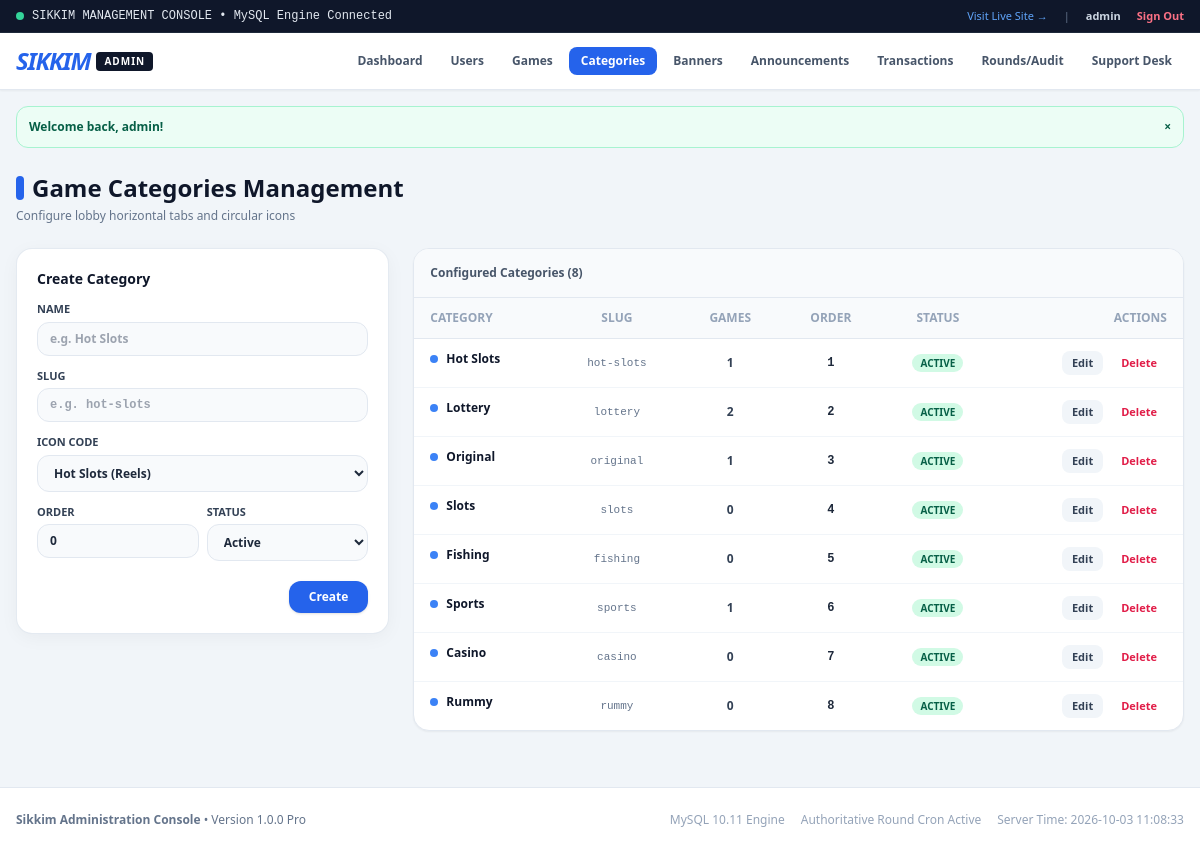
Screenshot of /admin/categories.php (signed in) with the database file from the repository.
### tables this page shows
CREATE TABLE `users` (
  `id` INT AUTO_INCREMENT PRIMARY KEY,
  `username` VARCHAR(50) NOT NULL UNIQUE,
  `phone` VARCHAR(20) NOT NULL UNIQUE,
  `email` VARCHAR(100) DEFAULT NULL,
  `password_hash` VARCHAR(255) NOT NULL,
  `role` ENUM('user', 'admin') NOT NULL DEFAULT 'user',
  `status` ENUM('active', 'suspended') NOT NULL DEFAULT 'active',
  `avatar` VARCHAR(255) DEFAULT '/assets/images/avatar-default.png',
  `created_at` TIMESTAMP DEFAULT CURRENT_TIMESTAMP,
  `updated_at` TIMESTAMP DEFAULT CURRENT_TIMESTAMP ON UPDATE CURRENT_TIMESTAMP,
  INDEX `idx_users_phone` (`phone`),
  INDEX `idx_users_username` (`username`),
  INDEX `idx_users_role` (`role`)
);

CREATE TABLE `categories` (
  `id` INT AUTO_INCREMENT PRIMARY KEY,
  `name` VARCHAR(50) NOT NULL,
  `slug` VARCHAR(50) NOT NULL UNIQUE,
  `icon` VARCHAR(255) NOT NULL,
  `display_order` INT NOT NULL DEFAULT 0,
  `status` ENUM('active', 'inactive') NOT NULL DEFAULT 'active',
  `created_at` TIMESTAMP DEFAULT CURRENT_TIMESTAMP,
  INDEX `idx_cat_order` (`display_order`),
  INDEX `idx_cat_status` (`status`)
);

### includes/auth.php (called while the page is built, shortened)
<?php
function isLoggedIn(): bool {
    return isset($_SESSION['user_id']) && !empty($_SESSION['user_id']);
}
function getCurrentUserId(): ?int {
    return $_SESSION['user_id'] ?? null;
}
function getCurrentUser(): ?array {
    $uid = getCurrentUserId();
    $pdo = getDB();
    $stmt = $pdo->prepare("
        SELECT u.id, u.username, u.phone, u.email, u.role, u.status, u.avatar, u.created_at,
               COALESCE(w.balance, 0.00) as balance,
               COALESCE(w.bonus_balance, 0.00) as bonus_balance,
               COALESCE(w.total_deposited, 0.00) as total_deposited,
               COALESCE(w.total_withdrawn, 0.00) as total_withdrawn
        FROM `users` u
        LEFT JOIN `wallets` w ON u.id = w.user_id
        WHERE u.id = :id AND u.status = 'active'
        LIMIT 1
    ");
    $stmt->execute([':id' => $uid]);
    $user = $stmt->fetch();
    return $user ?: null;
}
function requireAdmin(): array {
    $user = getCurrentUser();
    return $user;
}
function e(?string $string): string {
    return htmlspecialchars($string ?? '', ENT_QUOTES, 'UTF-8');
}
function getFlash(): ?array {
    if (isset($_SESSION['flash'])) {
        $flash = $_SESSION['flash'];
        return $flash;
    }
    return null;
}

### admin/categories.php (the view, shortened to what this page needs)
<?php
require_once __DIR__ . '/includes/admin_header.php';
$pdo = getDB();
$editCat = null;
$categories = $pdo->query("
    SELECT c.*, (SELECT COUNT(*) FROM `games` WHERE `category_id` = c.id) as game_count
    FROM `categories` c
    ORDER BY c.display_order ASC, c.id ASC
")->fetchAll();
?>
<div class="w-full mb-6">
    <h1 class="text-xl sm:text-2xl font-black text-slate-900 flex items-center gap-2">
        <span class="w-2 h-6 bg-blue-600 rounded-full inline-block"></span>
        Game Categories Management
    </h1>
    <p class="text-xs text-slate-500 mt-1">Configure lobby horizontal tabs and circular icons</p>
</div>
<div class="grid grid-cols-1 lg:grid-cols-3 gap-6 mb-8">
    <div class="card-premium p-5 self-start">
        <h3 class="font-black text-slate-900 text-sm mb-3">
            <?= $editCat ? 'Edit Category' : 'Create Category' ?>
        </h3>
        <form method="POST" action="/admin/categories.php" class="space-y-3">
            <div>
                <label class="block text-[11px] font-bold text-slate-700 uppercase mb-1">Name</label>
                <input type="text" name="name" value="<?= e($editCat['name'] ?? '') ?>" required placeholder="e.g. Hot Slots" class="w-full px-3 py-2 bg-slate-50 border border-slate-200 rounded-xl text-xs font-semibold focus:ring-2 focus:ring-blue-500">
            </div>
            <div>
                <label class="block text-[11px] font-bold text-slate-700 uppercase mb-1">Slug</label>
                <input type="text" name="slug" value="<?= e($editCat['slug'] ?? '') ?>" required placeholder="e.g. hot-slots" class="w-full px-3 py-2 bg-slate-50 border border-slate-200 rounded-xl text-xs font-mono font-semibold focus:ring-2 focus:ring-blue-500">
            </div>
            <div>
                <label class="block text-[11px] font-bold text-slate-700 uppercase mb-1">Icon Code</label>
                <select name="icon" class="w-full px-3 py-2 bg-slate-50 border border-slate-200 rounded-xl text-xs font-bold focus:ring-2 focus:ring-blue-500">
                    <option value="hot-slots" <?= ($editCat && $editCat['icon'] === 'hot-slots') ? 'selected' : '' ?>>Hot Slots (Reels)</option>
                </select>
            </div>
            <div class="grid grid-cols-2 gap-2">
                <div>
                    <label class="block text-[11px] font-bold text-slate-700 uppercase mb-1">Order</label>
                    <input type="number" name="display_order" value="<?= (int)($editCat['display_order'] ?? 0) ?>" class="w-full px-3 py-2 bg-slate-50 border border-slate-200 rounded-xl text-xs font-bold">
                </div>
                <div>
                    <label class="block text-[11px] font-bold text-slate-700 uppercase mb-1">Status</label>
                    <select name="status" class="w-full px-3 py-2 bg-slate-50 border border-slate-200 rounded-xl text-xs font-bold">
                        <option value="active" <?= ($editCat && $editCat['status'] === 'active') ? 'selected' : '' ?>>Active</option>
                    </select>
                </div>
            </div>
            <div class="pt-2 flex items-center justify-end gap-2">
                <button type="submit" class="px-5 py-2 bg-blue-600 hover:bg-blue-700 text-white rounded-xl text-xs font-bold shadow">
                    <?= $editCat ? 'Update' : 'Create' ?>
                </button>
            </div>
        </form>
    </div>
    <div class="lg:col-span-2 bg-white rounded-2xl border border-slate-200 shadow-sm overflow-hidden">
        <div class="p-4 bg-slate-50 border-b border-slate-200 font-bold text-xs text-slate-600">
            Configured Categories (<?= count($categories) ?>)
        </div>
        <?php if (!empty($categories)): ?>
            <div class="overflow-x-auto no-scrollbar">
                <table class="w-full text-left text-xs">
                    <thead>
                        <tr class="border-b border-slate-200 text-slate-400 uppercase font-bold bg-slate-50">
                            <th class="py-3 px-4">Category</th>
                            <th class="py-3 px-4 text-center">Slug</th>
                            <th class="py-3 px-4 text-center">Games</th>
                            <th class="py-3 px-4 text-center">Order</th>
                            <th class="py-3 px-4 text-center">Status</th>
                            <th class="py-3 px-4 text-right">Actions</th>
                        </tr>
                    </thead>
                    <tbody class="divide-y divide-slate-100">
                        <?php foreach ($categories as $cat): ?>
                            <tr class="hover:bg-slate-50 transition">
                                <td class="py-3 px-4 font-bold text-slate-900 flex items-center gap-2">
                                    <span class="w-2 h-2 rounded-full bg-blue-500"></span>
                                    <span><?= e($cat['name']) ?></span>
                                </td>
                                <td class="py-3 px-4 text-center font-mono text-[11px] text-slate-500">
                                    <?= e($cat['slug']) ?>
                                </td>
                                <td class="py-3 px-4 text-center font-bold text-slate-700">
                                    <?= (int)$cat['game_count'] ?>
                                </td>
                                <td class="py-3 px-4 text-center font-mono font-bold">
                                    <?= (int)$cat['display_order'] ?>
                                </td>
                                <td class="py-3 px-4 text-center">
                                    <span class="text-[10px] uppercase font-black px-2 py-0.5 rounded-full <?= $cat['status'] === 'active' ? 'bg-emerald-100 text-emerald-800' : 'bg-rose-100 text-rose-800' ?>">
                                        <?= e($cat['status']) ?>
                                    </span>
                                </td>
                                <td class="py-3 px-4 text-right">
                                    <div class="flex items-center justify-end gap-2">
                                        <a href="/admin/categories.php?edit=<?= $cat['id'] ?>" class="px-2.5 py-1 rounded-lg text-[11px] font-bold bg-slate-100 hover:bg-slate-200 text-slate-700">
                                            Edit
                                        </a>
                                        <form method="POST" action="/admin/categories.php" onsubmit="return confirm('Delete category? Games under it may lose their category.');" class="inline">
                                            <button type="submit" name="delete_category" value="1" class="px-2.5 py-1 rounded-lg text-[11px] font-bold text-rose-600 hover:bg-rose-50">
                                                Delete
                                            </button>
                                        </form>
                                    </div>
                                </td>
                            </tr>
                        <?php endforeach; ?>
                    </tbody>
                </table>
            </div>
        <?php else: ?>
            <div class="p-8 text-center text-xs text-slate-400">
                No categories found. Create your first category using the form on the left.
            </div>
        <?php endif; ?>
    </div>
</div>
<?php require_once __DIR__ . '/includes/admin_footer.php'; ?>

### admin/includes/admin_header.php (shortened to what this page needs)
<?php
require_once __DIR__ . '/../../includes/auth.php';
$adminUser = requireAdmin();
$currentAdminUri = parse_url($_SERVER['REQUEST_URI'], PHP_URL_PATH);
?>
<!DOCTYPE html>
<html lang="en">
<head>
    <script src="https://cdn.tailwindcss.com"></script>
    <link rel="stylesheet" href="/assets/css/style.css">
</head>
<body class="bg-slate-100 text-slate-800 antialiased min-h-screen flex flex-col font-sans">
    <div class="bg-slate-900 text-slate-200 text-xs py-2 px-4 border-b border-slate-800">
        <div class="max-w-7xl mx-auto flex items-center justify-between">
            <div class="flex items-center gap-2 font-mono">
                <span class="w-2 h-2 rounded-full bg-emerald-400"></span>
                <span>SIKKIM MANAGEMENT CONSOLE • MySQL Engine Connected</span>
            </div>
            <div class="flex items-center gap-4 text-[11px]">
                <a href="/" target="_blank" class="text-blue-400 hover:text-white transition">Visit Live Site &rarr;</a>
                <span class="text-slate-500">|</span>
                <span class="text-slate-300 font-bold"><?= e($adminUser['username']) ?></span>
                <a href="/logout.php" class="text-rose-400 hover:text-rose-300 font-bold">Sign Out</a>
            </div>
        </div>
    </div>
    <header class="w-full bg-white border-b border-slate-200 shadow-sm">
        <div class="max-w-7xl mx-auto px-4 py-3">
            <div class="flex flex-col md:flex-row md:items-center justify-between gap-3">
                <div class="flex items-center gap-3">
                    <a href="/admin/" class="flex items-center gap-1.5">
                        <span class="text-2xl font-black italic tracking-tighter text-blue-600"><i>S</i>IKKIM</span>
                        <span class="text-[10px] font-black uppercase bg-slate-900 text-white px-2 py-0.5 rounded tracking-widest">Admin</span>
                    </a>
                </div>
                <nav class="flex flex-wrap items-center gap-1 text-xs font-bold">
                    <a href="/admin/" class="px-3 py-1.5 rounded-lg transition <?= $currentAdminUri === '/admin/' || $currentAdminUri === '/admin/index.php' ? 'bg-blue-600 text-white' : 'text-slate-600 hover:bg-slate-100' ?>">
                        Dashboard
                    </a>
                    <a href="/admin/users.php" class="px-3 py-1.5 rounded-lg transition <?= strpos($currentAdminUri, 'users.php') !== false ? 'bg-blue-600 text-white' : 'text-slate-600 hover:bg-slate-100' ?>">
                        Users
                    </a>
                    <a href="/admin/games.php" class="px-3 py-1.5 rounded-lg transition <?= strpos($currentAdminUri, 'games.php') !== false ? 'bg-blue-600 text-white' : 'text-slate-600 hover:bg-slate-100' ?>">
                        Games
                    </a>
                    <a href="/admin/categories.php" class="px-3 py-1.5 rounded-lg transition <?= strpos($currentAdminUri, 'categories.php') !== false ? 'bg-blue-600 text-white' : 'text-slate-600 hover:bg-slate-100' ?>">
                        Categories
                    </a>
                    <a href="/admin/banners.php" class="px-3 py-1.5 rounded-lg transition <?= strpos($currentAdminUri, 'banners.php') !== false ? 'bg-blue-600 text-white' : 'text-slate-600 hover:bg-slate-100' ?>">
                        Banners
                    </a>
                    <a href="/admin/announcements.php" class="px-3 py-1.5 rounded-lg transition <?= strpos($currentAdminUri, 'announcements.php') !== false ? 'bg-blue-600 text-white' : 'text-slate-600 hover:bg-slate-100' ?>">
                        Announcements
                    </a>
                    <a href="/admin/transactions.php" class="px-3 py-1.5 rounded-lg transition <?= strpos($currentAdminUri, 'transactions.php') !== false ? 'bg-blue-600 text-white' : 'text-slate-600 hover:bg-slate-100' ?>">
                        Transactions
                    </a>
                    <a href="/admin/rounds.php" class="px-3 py-1.5 rounded-lg transition <?= strpos($currentAdminUri, 'rounds.php') !== false ? 'bg-blue-600 text-white' : 'text-slate-600 hover:bg-slate-100' ?>">
                        Rounds/Audit
                    </a>
                    <a href="/admin/support.php" class="px-3 py-1.5 rounded-lg transition <?= strpos($currentAdminUri, 'support.php') !== false ? 'bg-blue-600 text-white' : 'text-slate-600 hover:bg-slate-100' ?>">
                        Support Desk
                    </a>
                </nav>
            </div>
        </div>
    </header>
    <?php $flash = getFlash(); if ($flash): ?>
        <div class="max-w-7xl mx-auto px-4 mt-4 w-full">
            <div class="rounded-xl p-3 text-xs font-bold flex items-center justify-between <?= $flash['type'] === 'success' ? 'bg-emerald-50 text-emerald-800 border border-emerald-200' : 'bg-rose-50 text-rose-800 border border-rose-200' ?>">
                <span><?= e($flash['message']) ?></span>
                <button onclick="this.parentElement.remove()" class="text-xs">&times;</button>
            </div>
        </div>
    <?php endif; ?>
    <main class="flex-1 w-full max-w-7xl mx-auto px-4 py-6">

### assets/css/style.css (style rules this page uses)
html, body { overflow-x: hidden; scroll-behavior: smooth; }
.no-scrollbar { -ms-overflow-style: none; scrollbar-width: none; }
.card-premium { background: #ffffff; border: 1px solid rgba(226, 232, 240, 0.9); box-shadow: 0 4px 20px -2px rgba(15, 23, 42, 0.05); border-radius: 1rem; }

### rows the page displays
users: username "admin"
categories: name "Hot Slots", slug "hot-slots", game_count "1", display_order "1", status "ACTIVE"
categories: name "Lottery", slug "lottery", game_count "2", display_order "2", status "ACTIVE"
categories: name "Original", slug "original", game_count "1", display_order "3", status "ACTIVE"
categories: name "Slots", slug "slots", game_count "0", display_order "4", status "ACTIVE"
categories: name "Fishing", slug "fishing", game_count "0", display_order "5", status "ACTIVE"
categories: name "Sports", slug "sports", game_count "1", display_order "6", status "ACTIVE"
categories: name "Casino", slug "casino", game_count "0", display_order "7", status "ACTIVE"
categories: name "Rummy", slug "rummy", game_count "0", display_order "8", status "ACTIVE"

### other values shown
$flash['message'] "Welcome back, admin!"
count($categories) "8"
